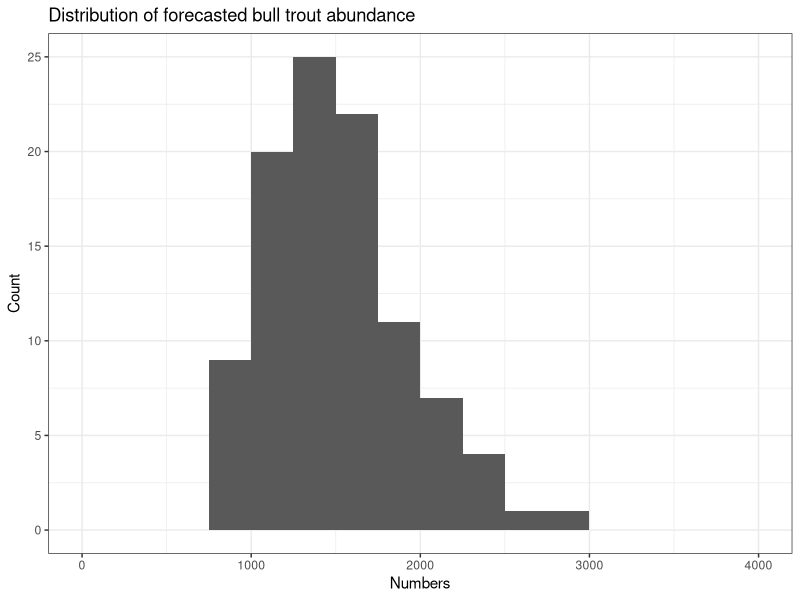

This chart was generated by the following R code:
#Unit 4: Assignment 4.1 Using evidence to inform
#        the bull trout model

# This code is based on Poisson_NB_Catch.R

library(ggplot2)
library(mvtnorm)

# Define population variables
ages <- seq(1:15)
btrout <- array(0,dim=c(15,100))
adults <- numeric(100)
bt_len <- numeric(15)
bt_wt <- numeric(15)
mat_age <- 6
fec <- c(-61.288,1.478) 
# vB <- c(80,.32,2.29)  # we estimate this instead of assuming the value
lw <- c(.01,3)       
natmort <- .2 
# sr <-  c(.002,.00000125) #these will also be estimated

# Define fishery parameters
vf <- c(.3,1200)     
q <- 0.07  # catchability from Post et al paper (assume this is ha per angler-hr)
hm <- 0.1  # hooking mortality

# Modifications needed for discrete catch per trip distribution
triplength <- 3.5  # hours per trip
lake_area <- 525   # ha of lake
q_corr <- q * triplength / lake_area  # q in units of 1/trips (i.e., adjust for trip length and area)
trips <- 250 #replace E (effort) with trips
release_fish <- numeric(trips)
bag_limit <- 1

# Non compliance - here we assume the distribution is uniform
p_keep_low <- .2   # lower and upper bounds on probability of keeping fish 
p_keep_high <- .5  #   above the bag limit

# Read in the s-r and growth data
sr_data <- read.csv(file='../Data/S-R_data.csv', header=T)
gr_data <- read.csv(file='../Data/growth_data.csv', header=T)

# Estimate parameters from the data
# Stock-recruitment
sr_data$y <- log(sr_data$stoch_age0/sr_data$eggs)
sr_model <- nls(y~log(a/(1+b*eggs)),start=list(a=.005,b=.00003),
                data=sr_data)
# Growth
gr_model <- nls(stoch_len~a*(1-exp(-b*(pick_age-c))),
                start=list(a=65,b=.5,c=2), data=gr_data)

# Set up a replicate simulation loop, and bins for model outputs
nsims <- 100
nyears <- 100
final_abundance <- numeric(100)
for (isim in 1:nsims) {

  # Calculate lengths and weights (don't vary over time)
  # First select a set of von-B parameters
  vB <- rmvnorm(1,mean=coef(gr_model),
                      sigma=vcov(gr_model))
  # Get lengths, then weights for this simulation
  bt_len <- vB[1] * (1-exp(-vB[2]*(ages-vB[3])))  #VonB growth equation
  bt_len[1] <- 7.3   #fix linear growth for age 1 and 2 
  bt_len[2] <- 11.8
  bt_wt <- lw[1]*bt_len^lw[2]
  
  # and calculate age-specific vulnerability
  v <- (1 - exp(-vf[1]*bt_len))^vf[2]


  # Initialize numbers
  age0 <- 2000
  btrout[1,1] <- 1000
  for (j in 2:15) {
    btrout[j,1] <- btrout[j-1,1]*(1-natmort)
  }
  adults[1] <- sum(btrout[6:15,1])
  
  # Choose a probability of non-compliance for this simulation
  p_keep <- runif(1,min=p_keep_low,max=p_keep_high)

  # Start a loop over time
  for (i in 1:(nyears-1))  {
    # Calculate average catch per trip
    catch_age <- q_corr * btrout[,i]*v  # by age
    avg_catch <- sum(catch_age)         # all ages
    # Generate a distribution of catches
    catch_by_trip <- rnbinom(trips, size=.5, mu=avg_catch) # Negative binomial
    # Check each trip against the bag limit
    for (k in 1:trips) { # sets fish to release if catch > bag
      release_fish[k] <- max(0,catch_by_trip[k]-bag_limit)
      # set release_fish to zero for this trip if non-compliance
      # use a Bernoulli trial to decide
      if (rbinom(1,1,p_keep)==1) release_fish[k] <- 0
    } 
    kept_by_trip <- catch_by_trip - release_fish  # for each trip
    # Adjust catches to reflect trips where bag limit exceeded
    kept_catch <- sum(kept_by_trip)  #sum over trips
    catch_reduce <- kept_catch/avg_catch  #proportion kept
    catch_age_kept <- catch_age * catch_reduce  # numbers kept by age
    # Calculate fish deaths due to hooking mortality
    release_death <- catch_age * (1-catch_reduce) * hm

    # Calculate total deaths, use non-instantaneous rates, as per VisBasic model
    deaths <- natmort * btrout[,i] + catch_age_kept + release_death
    
    # Apply tautology
    for (j in 15:2) {
      btrout[j,i+1] <- btrout[j-1,i] - deaths[j-1] 
      btrout[1,i+1] <- age0 * (1 - natmort)  #first year losses, no fishing
    } 
    adults[i+1] <- sum(btrout[6:15,i+1])
    # Calculate population egg production
    eggs <- sum(btrout[mat_age:15,i]*(fec[1]+fec[2]*bt_wt[mat_age:15])*0.5)
    
    # Calculate recruitment using Bev-Holt model
    lnRS <- log(coef(sr_model)[1]/(1+coef(sr_model)[2]*eggs))
    # add normal deviate
    lnRS <- lnRS + rnorm(1,0,sigma(sr_model))
    RS <- exp(lnRS)*exp(sigma(sr_model)^2/2)
    age0 <- unname(RS * eggs)
  
  # End time loop
  }
  final_abundance[isim] <- adults[i+1]
  # End replicate simulation loop
}

# Plot the distribution of final abundance values
breaks <- seq(0,4000,250)  # define bins for histogram using "breaks"
PlotNumbers <- ggplot() +
   geom_histogram(mapping = aes(x=final_abundance),
                 breaks=breaks) +
  labs(title="Distribution of forecasted bull trout abundance",
       x="Numbers",
       y="Count") +
  theme_bw()
PlotNumbers
